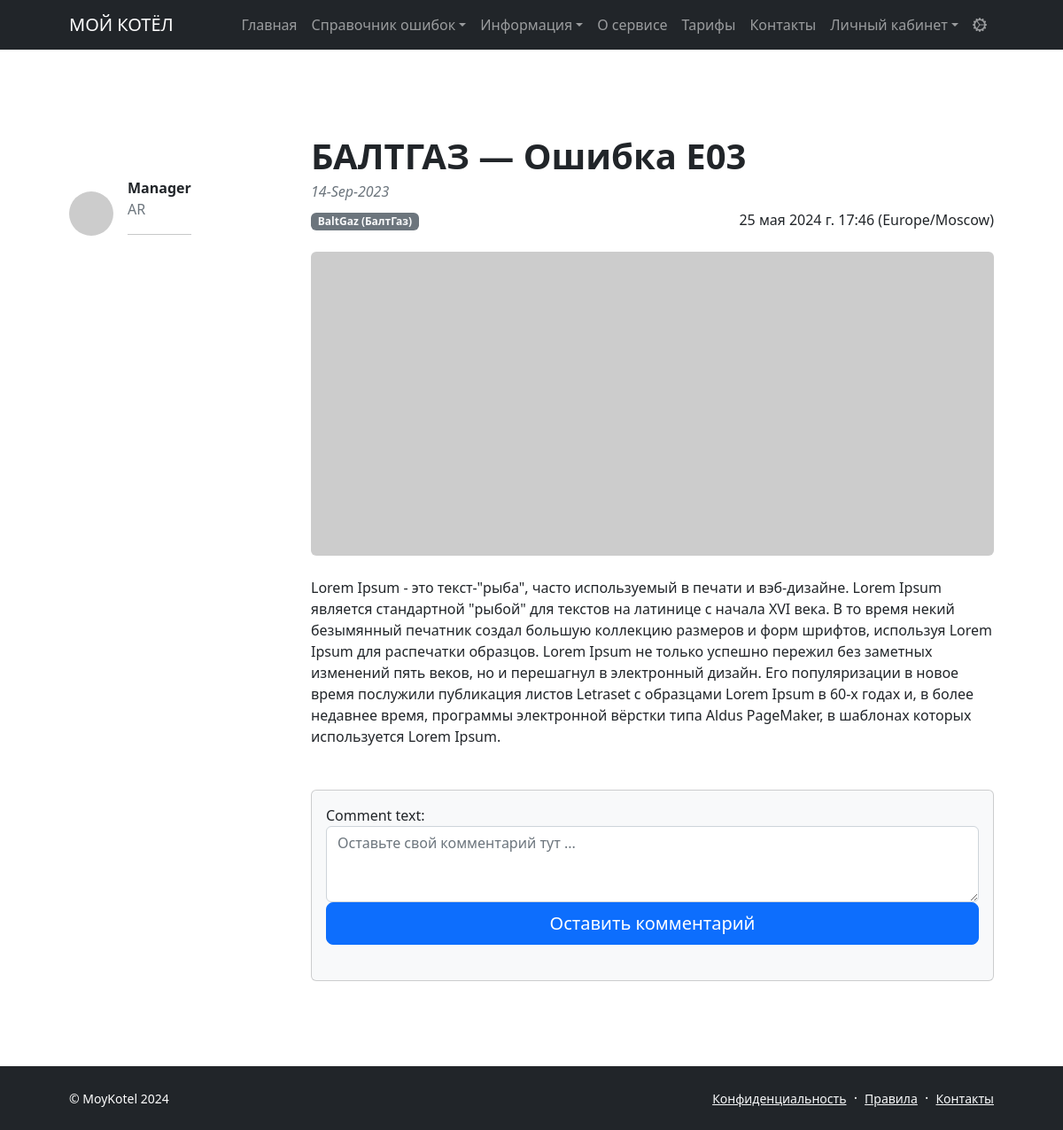
Page /oshibki-kotlov/11 on the earlier database version.
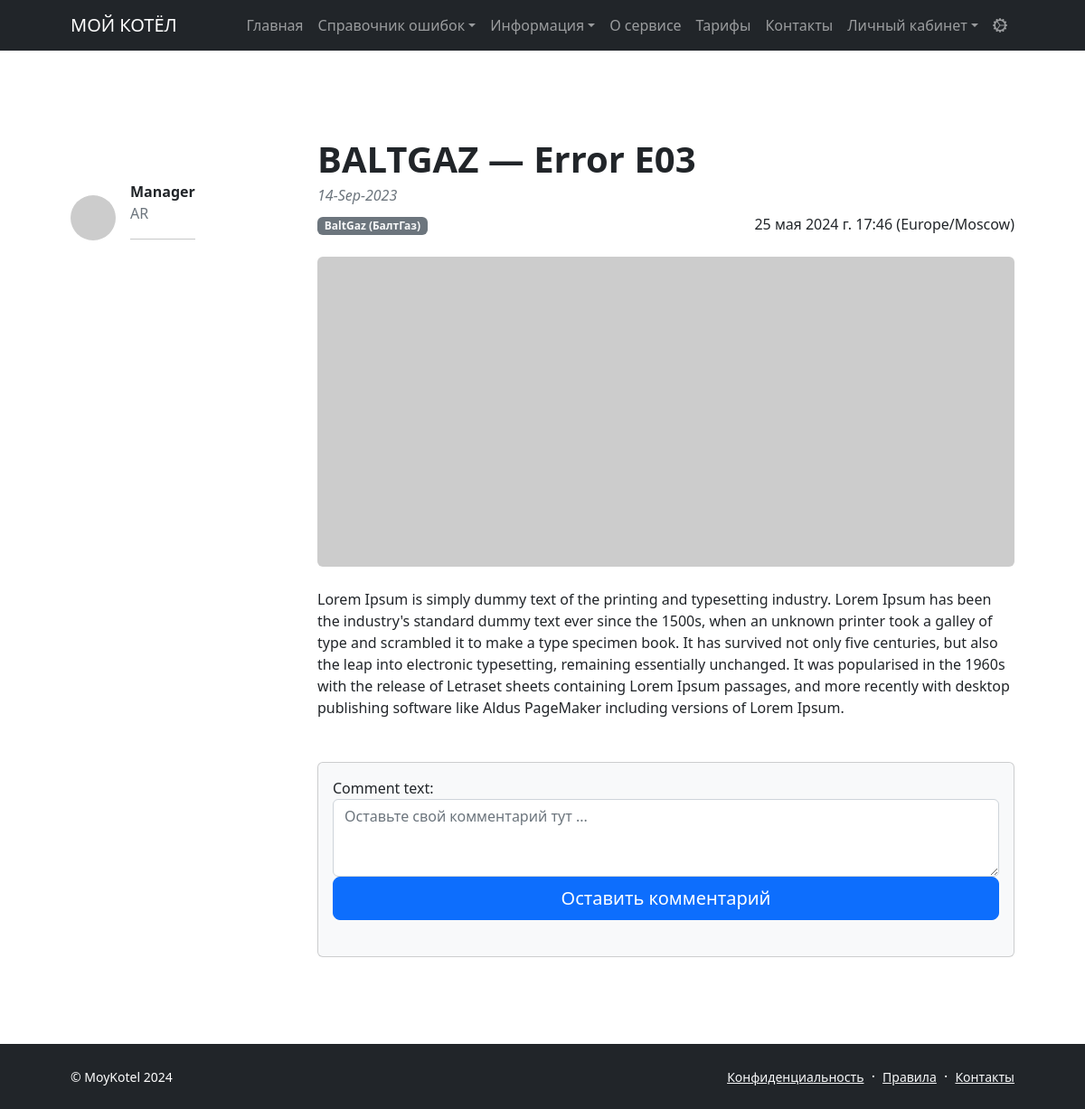
Same page on the later database version.
### moykotel/models.py (models this page shows, shortened)
class Post(models.Model):
    post_author = models.ForeignKey(
        Author,
        on_delete=models.CASCADE,
        related_name='author'
    )
    post_category = models.ManyToManyField(
        Category,
        through='PostCategory',
        related_name='posts'
    )
    post_title = models.CharField(
        max_length=56,
        db_index=True,
        unique=True
    )
    post_text = models.TextField()
    post_date = models.DateField(auto_now_add=True)
    post_rating = models.SmallIntegerField(default=0)
    ARTICLE = 'AR'
    NEWS = 'NW'
    CATEGORY_TYPES = [
        (ARTICLE, "Статья"),
        (NEWS, "Новость")
    ]
    post_type = models.CharField(max_length=2, choices=CATEGORY_TYPES, default=ARTICLE)

class Author(models.Model):
    author_user = models.OneToOneField(User, on_delete=models.CASCADE)
    author_rating = models.SmallIntegerField(default=0)

### moykotel/views.py (the view, shortened to what this page needs)
# urls.py: path('oshibki-kotlov/<int:id>', cache_page(300)(PostDetail.as_view()), name='post_detail'),
class PostDetail(FormMixin, DetailView):
    model = Post
    template_name = 'moykotel/post.html'
    context_object_name = 'post'
    pk_url_kwarg = 'id'
    form_class = CommentForm
    queryset = Post.objects.all()
    def get_context_data(self, **kwargs):
        context = super().get_context_data(**kwargs)
        context['current_time'] = timezone.localtime(timezone.now())
        context['timezones'] = pytz.common_timezones
        return context
    def post(self, request, *args, **kwargs):
        self.object = self.get_object()
        request.session['django_timezone'] = request.POST['timezone']
        form = self.get_form()
        if form.is_valid():
            return self.form_valid(form)
        else:
            return self.form_invalid(form)
    def get_object(self, *args, **kwargs):
        obj = cache.get(self.kwargs["id"], None)
        if not obj:
            obj = super().get_object(queryset=self.queryset)
            cache.set(self.kwargs["id"], obj)
        return obj

### moykotel/forms.py
class CommentForm(forms.ModelForm):
    class Meta:
        model = Comment
        fields = ('comment_text',)
    def __init__(self, *args, **kwargs):
        super().__init__(*args, **kwargs)
        for field in self.fields:
            self.fields[field].widget.attrs['class'] = 'form-control'
        self.fields['comment_text'].widget = Textarea(attrs={
            'class': 'form-control',
            'rows': 3,
            'placeholder': 'Оставьте свой комментарий тут ...'
        })

### moykotel/templatetags/custom_filters.py (called while the page is built)
@register.filter()
def date_format(value):
   return datetime.strftime(value, '%d-%b-%Y')

@register.filter()
def censor(text):
    if isinstance(text, str):
        cens_list = ['редиска', 'чудак']
        filter_text = re.split(r"\W", text)
        for word in filter_text:
            if word in cens_list:
                cens_word = word[0] + '*' * (len(word) - 1)
                text = text.replace(word, cens_word)
        return text
    else:
        print(f'Переменная {text} не может быть обработана, так как не является строкой :(')

### moykotel/templatetags/custom_tags.py (called while the page is built)
@register.simple_tag()
def copyright(format_string='%Y'):
   return f'© MoyKotel {datetime.utcnow().strftime(format_string)}'

### templates/moykotel/post.html (shortened to what this page needs)
{% extends 'moykotel/default.html' %}
{% load custom_filters %}
{% load i18n %}
{% load tz %}
{% block page_content %}
            <section class="py-5">
                <div class="container px-5 my-5">
                    <div class="row gx-5">
                        <div class="col-lg-3">
                            <div class="d-flex align-items-center mt-lg-5 mb-4">
                                <img class="img-fluid rounded-circle" src="https://dummyimage.com/50x50/ced4da/6c757d.jpg" alt="..." />
                                <div class="ms-3">
                                    <div class="fw-bold">{{ post.post_author.author_user }}</div>
                                    <div class="text-muted">{{ post.post_type}}</div>
                                    <hr>
                                </div>
                            </div>
                        </div>
                        <div class="col-lg-9">
                            <article>
                                <header class="mb-4">
                                    <h1 class="fw-bolder mb-1">{{ post.post_title }}</h1>
                                    <div class="text-muted fst-italic mb-2">{{ post.post_date|date_format }}</div>
                                    <div style="float: right">
                                        {% get_current_timezone as TIME_ZONE %}
                                        {{ current_time|timezone:TIME_ZONE }} ({{ TIME_ZONE }})
                                    </div>
                                    {% for category in post.post_category.all %}
                                        <a class="badge bg-secondary text-decoration-none link-light" href="{% url 'posts_search' %}?post_category={{ category.id }}">{{ category.category_name }}</a>
                                    {% endfor %}
                                </header>
                                <figure class="mb-4"><img class="img-fluid rounded" src="https://dummyimage.com/900x400/ced4da/6c757d.jpg" alt="..." /></figure>
                                <section class="mb-5">
                                    {{ post.post_text|censor }}
                                </section>
                            </article>
                            <section>
                                <div class="card bg-light">
                                    <div class="card-body">
                                        <form action="" class="mb-4" method="post">
                                            {{ form }}
                                            <div class="d-grid">
                                                <button class="btn btn-primary btn-lg" id="submitButton" type="submit">{% trans "Оставить комментарий" %}</button>
                                            </div>
                                        </form>
                                    </div>
                                </div>
                            </section>
                        </div>
                    </div>
                </div>
            </section>
{% endblock page_content %}

Differences in the rows shown:
changed Post "AR": post_title "БАЛТГАЗ — Ошибка E03" → "BALTGAZ — Error E03"; post_text|censor "Lorem Ipsum - это текст-\"рыба\", часто используемый в печати и вэб-дизайне. Lorem Ipsum является стандартной \"рыбой\" для текстов на латинице с начала XVI века. В то время некий безымянный печатник создал большую коллекцию размеров и форм шрифтов, используя Lorem Ipsum для распечатки образцов. Lorem Ipsum не только успешно пережил без заметных изменений пять веков, но и перешагнул в электронный дизайн. Его популяризации в новое время послужили публикация листов Letraset с образцами Lorem Ipsum в 60-х годах и, в более недавнее время, программы электронной вёрстки типа Aldus PageMaker, в шаблонах которых используется Lorem Ipsum." → "Lorem Ipsum is simply dummy text of the printing and typesetting industry. Lorem Ipsum has been the industry's standard dummy text ever since the 1500s, when an unknown printer took a galley of type and scrambled it to make a type specimen book. It has survived not only five centuries, but also the leap into electronic typesetting, remaining essentially unchanged. It was popularised in the 1960s with the release of Letraset sheets containing Lorem Ipsum passages, and more recently with desktop publishing software like Aldus PageMaker including versions of Lorem Ipsum."
